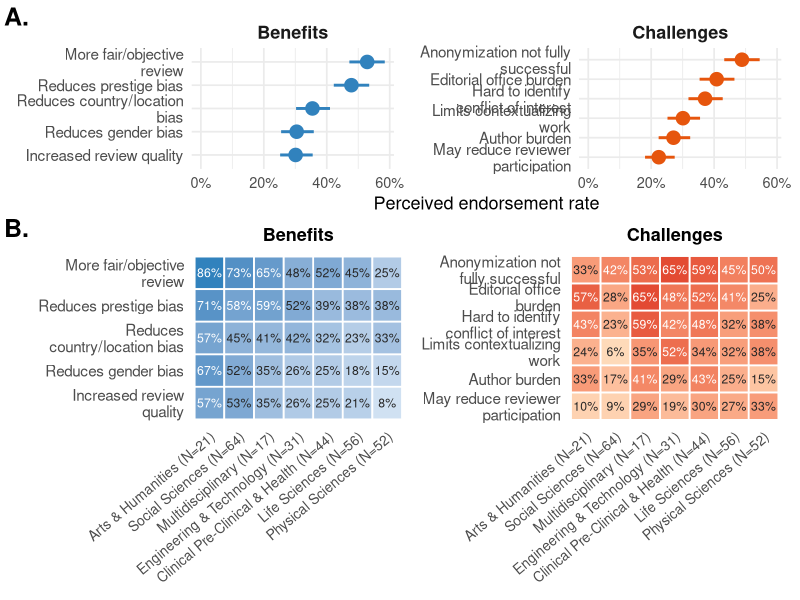

The R source for this figure:
# 05_fig4_perceived.R
# Manuscript Figure 4: perceived benefits & challenges of fully blinded review.
#   Panel A — overall pooled endorsement rates with Wilson CIs (items on y).
#   Panel B — the same items by discipline, as benefit/challenge heatmaps.
# Panel B is transposed relative to earlier drafts: items on y (readable,
# aligned with A), disciplines on x; one clean percent per cell.
#
# Input:  data/blinding_survey_dat.csv
# Output: figures/Figure4.pdf, figures/Figure4.png
# Run from the repo root: Rscript scripts/05_fig4_perceived.R

suppressPackageStartupMessages({
  library(tidyverse)
  library(scales)
  library(patchwork)
})

# ---- constants ----
colors_type <- c("Challenge" = "#e6550d", "Benefit" = "#3182bd")
heatmap_benefits_low   <- "#deebf7"; heatmap_benefits_high   <- "#3182bd"
heatmap_challenges_low <- "#fee8c8"; heatmap_challenges_high <- "#e34a33"

challenge_labels <- c(
  challenge_a = "Author burden",
  challenge_b = "Editorial office burden",
  challenge_c = "Anonymization not fully successful",
  challenge_d = "Hard to identify conflict of interest",
  challenge_e = "May reduce reviewer participation",
  challenge_f = "Limits contextualizing work")
benefit_labels <- c(
  benefit_a = "More fair/objective review",
  benefit_b = "Reduces prestige bias",
  benefit_c = "Reduces gender bias",
  benefit_d = "Reduces country/location bias",
  benefit_e = "Increased review quality")
item_labels <- c(challenge_labels, benefit_labels)

# ---- helpers ----
wilson_ci <- function(x, n, conf.level = 0.95) {
  if (n == 0) return(tibble(prop = NA_real_, lower = NA_real_, upper = NA_real_))
  z <- qnorm(1 - (1 - conf.level) / 2); p_hat <- x / n
  denom <- 1 + z^2 / n
  center <- (p_hat + z^2 / (2 * n)) / denom
  margin <- (z / denom) * sqrt(p_hat * (1 - p_hat) / n + z^2 / (4 * n^2))
  tibble(prop = p_hat, lower = max(0, center - margin), upper = min(1, center + margin))
}
calc_endorsement_rates <- function(data, group_vars = NULL) {
  items <- names(item_labels)
  data %>%
    select(all_of(c(group_vars, items))) %>%
    pivot_longer(all_of(items), names_to = "item", values_to = "endorsed") %>%
    mutate(type = if_else(str_starts(item, "challenge"), "Challenge", "Benefit"),
           item_label = item_labels[item]) %>%
    group_by(across(all_of(c(group_vars, "item", "type", "item_label")))) %>%
    summarise(n_endorsed = sum(endorsed, na.rm = TRUE),
              n_total = sum(!is.na(endorsed)), .groups = "drop") %>%
    rowwise() %>%
    mutate(ci = list(wilson_ci(n_endorsed, n_total)),
           prop = ci$prop, lower = ci$lower, upper = ci$upper) %>%
    ungroup() %>% select(-ci)
}

# ---- data ----
all_data <- read_csv("data/blinding_survey_dat.csv", show_col_types = FALSE)
endorsement_dat <- all_data %>% filter(sample == "analytical")

pooled_dat <- endorsement_dat %>%
  filter(pub_model == "Double/triple blind" | !is.na(consid_status))

overall_rates <- calc_endorsement_rates(pooled_dat) %>%
  group_by(type) %>% mutate(item_label = fct_reorder(item_label, prop)) %>% ungroup()
item_levels <- levels(overall_rates$item_label)   # shared item order for A and B

disc_dat <- endorsement_dat %>%
  filter(!is.na(journal_super_category),
         pub_model == "Double/triple blind" | !is.na(consid_status))
disc_n <- disc_dat %>% count(journal_super_category) %>%
  mutate(disc_label = paste0(journal_super_category, " (N=", n, ")"))
disc_rates <- calc_endorsement_rates(disc_dat, group_vars = "journal_super_category") %>%
  left_join(disc_n, by = "journal_super_category") %>%
  filter(journal_super_category != "Not indicated") %>%   # missing discipline, not a field (-> N=285, 7 disciplines)
  mutate(item_label = factor(as.character(item_label), levels = item_levels))

# order disciplines on x by mean benefit endorsement (high -> low gradient)
disc_order <- disc_rates %>% filter(type == "Benefit") %>%
  group_by(disc_label) %>% summarise(m = mean(prop), .groups = "drop") %>%
  arrange(desc(m)) %>% pull(disc_label)
disc_rates <- disc_rates %>% mutate(disc_label = factor(disc_label, levels = disc_order))

# ============================ Panel A ============================
theme_A <- theme_minimal(base_size = 13) +
  theme(legend.position = "none",
        strip.text = element_text(size = 13, face = "bold"),
        panel.spacing = unit(1.3, "lines"),
        axis.text.y = element_text(size = 11),
        plot.tag = element_text(size = 18, face = "bold"))

panelA <- overall_rates %>%
  mutate(type = recode(type, "Benefit" = "Benefits", "Challenge" = "Challenges")) %>%
  ggplot(aes(prop, item_label, color = type)) +
  geom_pointrange(aes(xmin = lower, xmax = upper), linewidth = 1, size = 0.9) +
  scale_x_continuous(labels = percent_format(accuracy = 1), limits = c(0, NA)) +
  scale_y_discrete(labels = \(x) str_wrap(x, 24)) +
  scale_color_manual(values = c("Benefits" = colors_type[["Benefit"]],
                                "Challenges" = colors_type[["Challenge"]])) +
  facet_wrap(~ type, scales = "free_y") +
  labs(x = "Perceived endorsement rate", y = NULL) +
  theme_A

# ============================ Panel B ============================
heat_theme <- theme_minimal(base_size = 12) +
  theme(legend.position = "none",
        panel.grid = element_blank(),
        axis.text.x = element_text(angle = 40, hjust = 1, vjust = 1, size = 10),
        axis.text.y = element_text(size = 11),
        plot.subtitle = element_text(face = "bold", size = 13, hjust = 0.5),
        plot.margin = margin(4, 8, 4, 4))

heat_panel <- function(df, low, high, subtitle) {
  thr <- 0.62 * max(df$prop, na.rm = TRUE)   # white text on the darker cells, per-panel
  ggplot(df, aes(disc_label, item_label, fill = prop)) +
    geom_tile(color = "white", linewidth = 0.6) +
    geom_text(aes(label = paste0(round(prop * 100), "%"), color = prop > thr), size = 3.1) +
    scale_fill_gradient(low = low, high = high, limits = c(0, NA)) +
    scale_color_manual(values = c(`TRUE` = "white", `FALSE` = "grey15"), guide = "none") +
    scale_y_discrete(labels = \(x) str_wrap(x, 22)) +
    labs(x = NULL, y = NULL, subtitle = subtitle) +
    heat_theme
}
panelB_ben <- heat_panel(filter(disc_rates, type == "Benefit") %>% droplevels(),
                         heatmap_benefits_low, heatmap_benefits_high, "Benefits")
panelB_chal <- heat_panel(filter(disc_rates, type == "Challenge") %>% droplevels(),
                          heatmap_challenges_low, heatmap_challenges_high, "Challenges")

# ============================ Combine ============================
# Tag manually (A. on the forest, B. on the first heatmap) and nest WITHOUT
# wrap_elements, so patchwork aligns panel B's heatmaps to full width under panel A.
panelA     <- panelA + labs(tag = "A.")
panelB_ben <- panelB_ben + labs(tag = "B.")

fig4 <- panelA / (panelB_ben | panelB_chal) +
  plot_layout(heights = c(1, 1.4)) &
  theme(plot.tag = element_text(face = "bold", size = 18),
        plot.tag.position = c(0, 1))

# ---- export ----
dir.create("figures", showWarnings = FALSE)
ggsave("figures/Figure4.png", fig4, width = 13, height = 11, dpi = 300, bg = "white")
cat("done: figures/Figure4.png\n")
